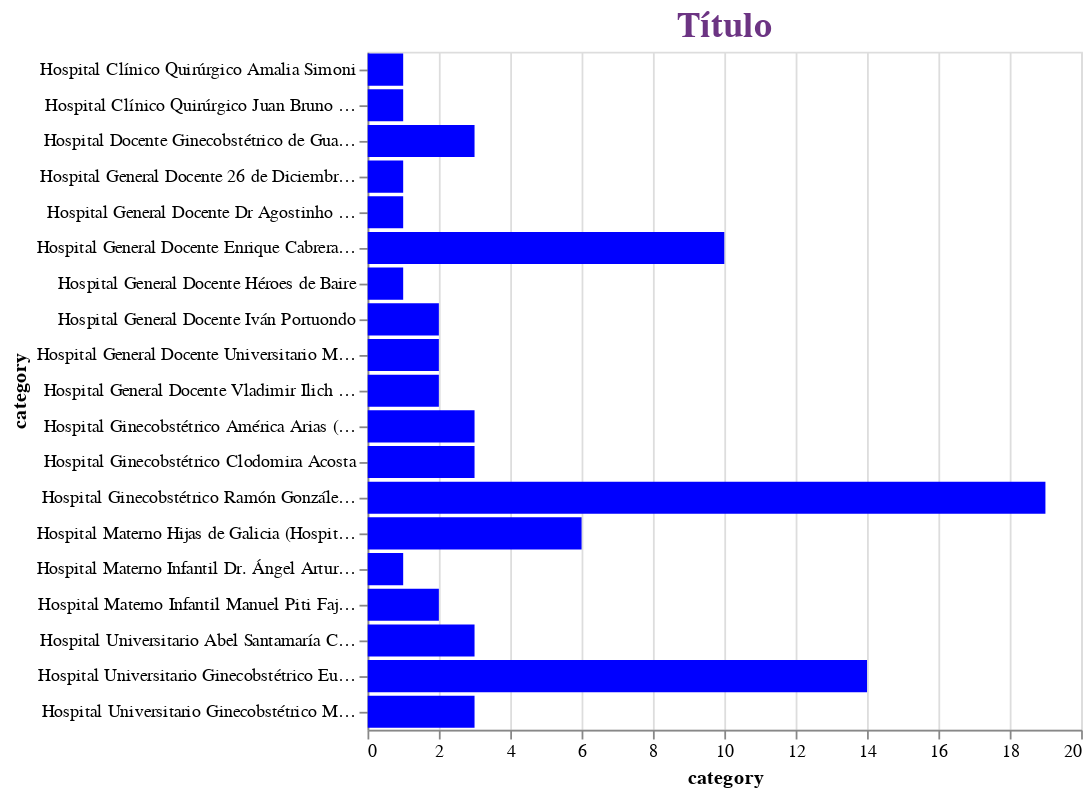

The code cell stored with this chart in its notebook:
### Code cell
test = alt.Chart(df).mark_bar(color='blue').encode(
        alt.X("Maltrato1:Q", title='category'),
        alt.Y("Hospital:N", title='category'),
        tooltip="Maltrato1").interactive().properties(title='Título')

test.configure_title(
    fontSize=20,
    font='Courier',
    anchor='middle',
    color='#6c3483',)

### Figure 1 — Vega-Lite specification as saved in the notebook (floating-point values rounded to 4 significant figures)
{"config": {"view": {"continuousWidth": 400, "continuousHeight": 300}, "title": {"anchor": "middle", "color": "#6c3483", "font": "Courier", "fontSize": 20}}, "data": {"name": "data-a9fd9928f7a5eeae8c6265474dfc8245"}, "mark": {"type": "bar", "color": "blue"}, "encoding": {"tooltip": {"type": "quantitative", "field": "Maltrato1"}, "x": {"type": "quantitative", "field": "Maltrato1", "title": "category"}, "y": {"type": "nominal", "field": "Hospital", "title": "category"}}, "selection": {"selector036": {"type": "interval", "bind": "scales", "encodings": ["x", "y"]}}, "title": "Título", "$schema": "https://vega.github.io/schema/vega-lite/v4.8.1.json", "datasets": {"data-a9fd9928f7a5eeae8c6265474dfc8245": [{"Hospital": "Hospital General Docente 26 de Diciembre de Remedios", "Long": "22.492379052036", "Lat": "-79.552781774193", "Maltrato1": 1, "Maltrato2": null, "Maltrato3": null, "Maltrato4": null, "Maltrato5": null, "Maltrato6": null, "Maltrato7": null, "Maltrato8": null, "Maltrato9": null, "Maltrato10": 1.0, "Total": 2}, {"Hospital": "Hospital General Docente Dr Agostinho Neto", "Long": "20.1577360164937", "Lat": "-75.2176299745131", "Maltrato1": 1, "Maltrato2": null, "Maltrato3": 1.0, "Maltrato4": 1.0, "Maltrato5": 1.0, "Maltrato6": null, "Maltrato7": null, "Maltrato8": null, "Maltrato9": null, "Maltrato10": 1.0, "Total": 5}, {"Hospital": "Hospital General Docente Vladimir Ilich Lenin", "Long": "20.8882183791154", "Lat": "-76.269230287719", "Maltrato1": 2, "Maltrato2": 1.0, "Maltrato3": 1.0, "Maltrato4": 1.0, "Maltrato5": 1.0, "Maltrato6": 1.0, "Maltrato7": 1.0, "Maltrato8": null, "Maltrato9": null, "Maltrato10": null, "Total": 8}, {"Hospital": "Hospital Ginecobstétrico Ramón González Coro", "Long": "23.1309224772831", "Lat": "-82.3978012741791", "Maltrato1": 19, "Maltrato2": 8.0, "Maltrato3": 22.0, "Maltrato4": 27.0, "Maltrato5": 18.0, "Maltrato6": null, "Maltrato7": 16.0, "Maltrato8": 3.0, "Maltrato9": 1.0, "Maltrato10": 17.0, "Total": 131}, {"Hospital": "Hospital Universitario Abel Santamaría Cuadrado", "Long": "22.4404238794307", "Lat": "-83.6711562030296", "Maltrato1": 3, "Maltrato2": 2.0, "Maltrato3": 3.0, "Maltrato4": 4.0, "Maltrato5": 4.0, "Maltrato6": 1.0, "Maltrato7": 3.0, "Maltrato8": null, "Maltrato9": 1.0, "Maltrato10": 1.0, "Total": 22}, {"Hospital": "Hospital Universitario Ginecobstétrico Mariana Grajales", "Long": "22.3908620444187", "Lat": "-79.9541586588524", "Maltrato1": 3, "Maltrato2": 1.0, "Maltrato3": 5.0, "Maltrato4": 6.0, "Maltrato5": 5.0, "Maltrato6": null, "Maltrato7": 1.0, "Maltrato8": null, "Maltrato9": null, "Maltrato10": null, "Total": 21}, {"Hospital": "Hospital Clínico Quirúrgico Amalia Simoni ", "Long": "21.4043162072618", "Lat": "-77.8878039030512", "Maltrato1": 1, "Maltrato2": null, "Maltrato3": null, "Maltrato4": 1.0, "Maltrato5": null, "Maltrato6": null, "Maltrato7": null, "Maltrato8": null, "Maltrato9": null, "Maltrato10": 1.0, "Total": 3}, {"Hospital": "Hospital Clínico Quirúrgico Juan Bruno Zayas", "Long": "20.0346264574946", "Lat": "-75.7988162469838", "Maltrato1": 1, "Maltrato2": 1.0, "Maltrato3": 2.0, "Maltrato4": 1.0, "Maltrato5": 1.0, "Maltrato6": null, "Maltrato7": 1.0, "Maltrato8": 1.0, "Maltrato9": null, "Maltrato10": 1.0, "Total": 9}, {"Hospital": "Hospital Docente Ginecobstétrico de Guanabacoa (La Fátima)", "Long": "23.1293266136261", "Lat": "-82.3042629318505", "Maltrato1": 3, "Maltrato2": 2.0, "Maltrato3": 1.0, "Maltrato4": 3.0, "Maltrato5": 3.0, "Maltrato6": 1.0, "Maltrato7": 1.0, "Maltrato8": 2.0, "Maltrato9": 1.0, "Maltrato10": 1.0, "Total": 18}, {"Hospital": "Hospital General Docente Enrique Cabrera (Nacional)", "Long": "23.0602615734335", "Lat": "-82.3918085165094", "Maltrato1": 10, "Maltrato2": 4.0, "Maltrato3": 9.0, "Maltrato4": 10.0, "Maltrato5": 9.0, "Maltrato6": null, "Maltrato7": 3.0, "Maltrato8": 2.0, "Maltrato9": 1.0, "Maltrato10": 2.0, "Total": 50}, {"Hospital": "Hospital General Docente Héroes de Baire", "Long": "21.8913073212293", "Lat": "-82.8065486742056", "Maltrato1": 1, "Maltrato2": 1.0, "Maltrato3": 2.0, "Maltrato4": 2.0, "Maltrato5": 2.0, "Maltrato6": 1.0, "Maltrato7": 2.0, "Maltrato8": null, "Maltrato9": null, "Maltrato10": 1.0, "Total": 12}, {"Hospital": "Hospital General Docente Iván Portuondo", "Long": "22.8932415787285", "Lat": "-82.505020716513", "Maltrato1": 2, "Maltrato2": 2.0, "Maltrato3": 2.0, "Maltrato4": 2.0, "Maltrato5": 2.0, "Maltrato6": 2.0, "Maltrato7": 2.0, "Maltrato8": null, "Maltrato9": null, "Maltrato10": 1.0, "Total": 15}, {"Hospital": "Hospital General Docente Universitario Martin Chang Puga", "Long": "21.535902149601", "Lat": "-77.2744601973742", "Maltrato1": 2, "Maltrato2": 1.0, "Maltrato3": 1.0, "Maltrato4": 2.0, "Maltrato5": 2.0, "Maltrato6": 1.0, "Maltrato7": 2.0, "Maltrato8": 1.0, "Maltrato9": 1.0, "Maltrato10": 2.0, "Total": 15}, {"Hospital": "Hospital Ginecobstétrico América Arias (Maternidad de Línea)", "Long": "23.1425190533174", "Lat": "-82.3922103741789", "Maltrato1": 3, "Maltrato2": 1.0, "Maltrato3": 4.0, "Maltrato4": 5.0, "Maltrato5": 4.0, "Maltrato6": 1.0, "Maltrato7": 2.0, "Maltrato8": null, "Maltrato9": 1.0, "Maltrato10": 5.0, "Total": 26}, {"Hospital": "Hospital Ginecobstétrico Clodomira Acosta", "Long": "23.1302388784902", "Lat": "-82.4004381606861", "Maltrato1": 3, "Maltrato2": 1.0, "Maltrato3": 1.0, "Maltrato4": 1.0, "Maltrato5": null, "Maltrato6": null, "Maltrato7": null, "Maltrato8": null, "Maltrato9": null, "Maltrato10": null, "Total": 6}, {"Hospital": "Hospital Materno Hijas de Galicia (Hospital Materno Infantil Diez de Octubre)", "Long": "23.1048710549905", "Lat": "-82.3578486741797", "Maltrato1": 6, "Maltrato2": 3.0, "Maltrato3": 6.0, "Maltrato4": 9.0, "Maltrato5": 7.0, "Maltrato6": 1.0, "Maltrato7": 3.0, "Maltrato8": 1.0, "Maltrato9": 1.0, "Maltrato10": 4.0, "Total": 41}, {"Hospital": "Hospital Materno Infantil Dr. Ángel Arturo Aballí", "Long": "23.0554442103665", "Lat": "-82.3664519453451", "Maltrato1": 1, "Maltrato2": null, "Maltrato3": null, "Maltrato4": 1.0, "Maltrato5": 1.0, "Maltrato6": null, "Maltrato7": 2.0, "Maltrato8": 1.0, "Maltrato9": null, "Maltrato10": null, "Total": 6}, {"Hospital": "Hospital Materno Infantil Manuel Piti Fajardo", "Long": "22.8598997867259", "Lat": "-82.032284359727", "Maltrato1": 2, "Maltrato2": 1.0, "Maltrato3": 1.0, "Maltrato4": 1.0, "Maltrato5": 1.0, "Maltrato6": null, "Maltrato7": 1.0, "Maltrato8": null, "Maltrato9": null, "Maltrato10": 2.0, "Total": 9}, {"Hospital": "Hospital Universitario Ginecobstétrico Eusebio Hernández Pérez (Maternidad obrera)", "Long": "23.0697933142491", "Lat": "-82.4210917741805", "Maltrato1": 14, "Maltrato2": 4.0, "Maltrato3": 17.0, "Maltrato4": 27.0, "Maltrato5": 16.0, "Maltrato6": 1.0, "Maltrato7": 12.0, "Maltrato8": 3.0, "Maltrato9": 3.0, "Maltrato10": 18.0, "Total": 115}]}}
